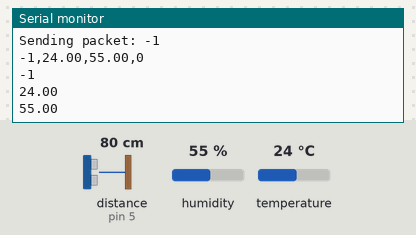
Bench run of a sketch on a simulated Arduino Uno, built with avr-gcc and run on an emulated ATmega328P. Parts: the last lines printed to the serial monitor. Wiring (inferred from the names in the program): ultrasonic range finder: trigger pin 4; echo pin 5. Inputs (shaded band) come from the test bench; at power-on: distance to the obstacle (sensor on pin 5) 80 cm, humidity 55 %, temperature 24 °C. The echo pulse lasts 58.3 µs per cm; no radio packets arrive unless stated.

Above: at 1.2 s.
1.3 s: distance to the obstacle (sensor on pin 5) set to 2 cm
At 7.5 s:
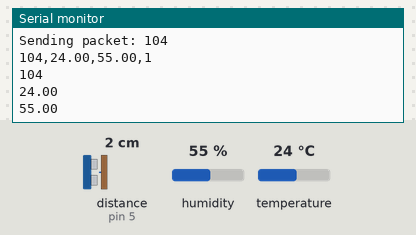
7.6 s: distance to the obstacle (sensor on pin 5) set to 4 cm
At 15.1 s:
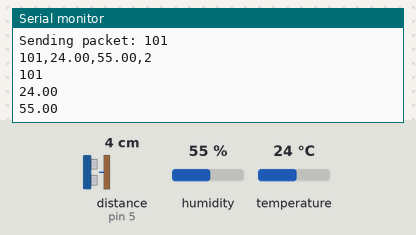
21.3 s: humidity set to 22 %
At 22.4 s:
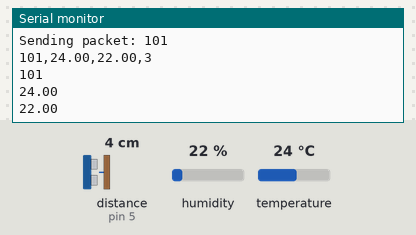
27.6 s: temperature set to 12 °C
At 29.7 s:
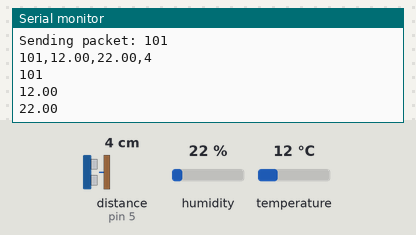
33.9 s: humidity set to 40 %
At 37.0 s:
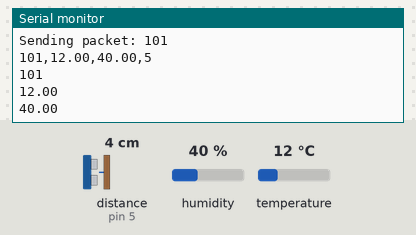
Timing chart, 0 to 38.5 s (numbered marks = the images above; inputs shaded):
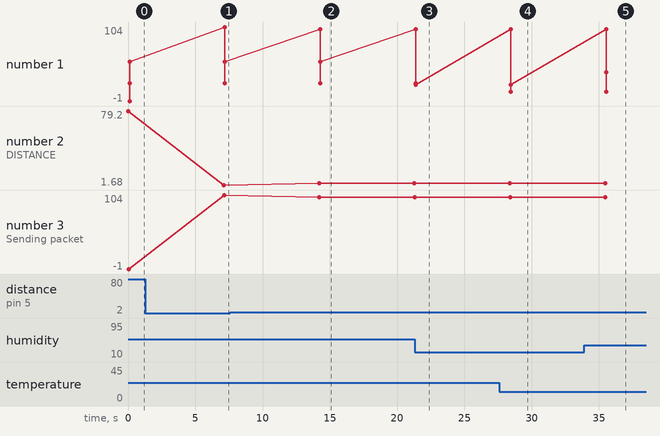

Measured:
- after the input at 1.3 s, the serial monitor: prints a new line after 5.8 s (image 1)
- after the input at 7.6 s, the serial monitor: prints a new line after 6.6 s (image 2)
- after the input at 21.3 s, the serial monitor: prints a new line at once (image 3)
- after the input at 27.6 s, the serial monitor: prints a new line after 0.80 s (image 4)
- after the input at 33.9 s, the serial monitor: prints a new line after 1.6 s (image 5)
- plotted number 1: 55 → 22 after the input at 21.3 s, 22 → 40 after the input at 33.9 s
- plotted number 2: 79.2 → 1.68 after the input at 1.3 s, 1.68 → 3.66 after the input at 7.6 s
- plotted number 3: -1 → 104 after the input at 1.3 s, 104 → 101 after the input at 7.6 s

The sketch:

LoRa_endNode.ino
```cpp
// (licence header left out)
#include <SPI.h>
#include <LoRa.h>
#include <DHT.h>
#include "config.h"

const int trigPin = 4;
const int echoPin = 5;

long duration;
float distanceCm;
float distanceInch;

DHT dht(DHTPIN, DHTTYPE);

// current temperature & humidity, updated in loop()
float t = 0.0;
float h = 0.0;
int init_value;
int counter = 0;

LoRa_struct_message Lora_data;

void ultrasonic_sensor()
{
  digitalWrite(trigPin, LOW);
  delayMicroseconds(2);
  // Sets the trigPin on HIGH state for 10 micro seconds
  digitalWrite(trigPin, HIGH);
  delayMicroseconds(10);
  digitalWrite(trigPin, LOW);

  // Reads the echoPin, returns the sound wave travel time in microseconds
  duration = pulseIn(echoPin, HIGH);

  // Calculate the distance
  Serial.println("DISTANCE "+String(duration * SOUND_VELOCITY/2));
  distanceCm = map(duration * SOUND_VELOCITY/2, init_value, 4, 0, 100);

}

void setup() {
  //initialize Serial Monitor
  Serial.begin(115200);
  Serial.println("LoRa Sender");
//  while (!Serial);
  Serial.println("LoRa Sender");

  //setup LoRa transceiver module
  LoRa.setPins(ss, rst, dio0);
  dht.begin();

  //replace the LoRa.begin(---E-) argument with your location's frequency
  //433E6 for Asia
  //866E6 for Europe
  //915E6 for North America
  //865E6 -867E6 For India
  /**
   * @brief
   *
   */
  while (!LoRa.begin(865E6)) {
    Serial.print(".");
    delay(500);
  }
   // Change sync word (0xF3) to match the receiver
  // The sync word assures you don't get LoRa messages from other LoRa transceivers
  // ranges from 0-0xFF
//  LoRa.setSyncWord(0xF3);
LoRa.setTxPower(30);
  Serial.println("LoRa Initializing OK!");

  pinMode(trigPin, OUTPUT); // Sets the trigPin as an Output
  pinMode(echoPin, INPUT); // Sets the echoPin as an Input

  digitalWrite(trigPin, LOW);
  delayMicroseconds(2);
  // Sets the trigPin on HIGH state for 10 micro seconds
  digitalWrite(trigPin, HIGH);
  delayMicroseconds(10);
  digitalWrite(trigPin, LOW);

  // Reads the echoPin, returns the sound wave travel time in microseconds
  duration = pulseIn(echoPin, HIGH);

  // Calculate the distance
  Serial.println("INIT DISTANCE "+String(duration * SOUND_VELOCITY/2));
  init_value = duration * SOUND_VELOCITY/2;
}

void loop() {
  ultrasonic_sensor();
  Lora_data.level_sensor_value = distanceCm;
    Lora_data.temperature = dht.readTemperature();
    Lora_data.humidity = dht.readHumidity();
//    Lora_data.motor1_y_vibration = random(10,99);
  Serial.print("Sending packet: ");
  Serial.println(Lora_data.level_sensor_value);
  String myString = String(Lora_data.level_sensor_value) + "," + String(Lora_data.temperature) + "," + String(Lora_data.humidity) +"," +String(counter);
  Serial.println(myString);
  //Send LoRa packet to receiver
  LoRa.beginPacket();
  LoRa.print(myString);
  LoRa.endPacket();

  counter++;
  Serial.println(Lora_data.level_sensor_value);
  Serial.println(Lora_data.temperature);
  Serial.println(Lora_data.humidity);

  delay(7000);
}
```

config.h
```cpp
// (licence header left out)
//define the pins used by the transceiver module
#define ss 15
#define rst 16
#define dio0 2

#define DHTPIN 10     // Digital pin connected to the DHT sensor

//define sound velocity in cm/uS
#define SOUND_VELOCITY 0.034
#define CM_TO_INCH 0.393701

// Uncomment the type of sensor in use:
#define DHTTYPE    DHT11     // DHT 11
//#define DHTTYPE    DHT22     // DHT 22 (AM2302)
//#define DHTTYPE    DHT21     // DHT 21 (AM2301)

typedef struct struct_message1 {
    int level_sensor_value;
    float temperature;
    float humidity;
    int rssi_value;
} LoRa_struct_message;
```
